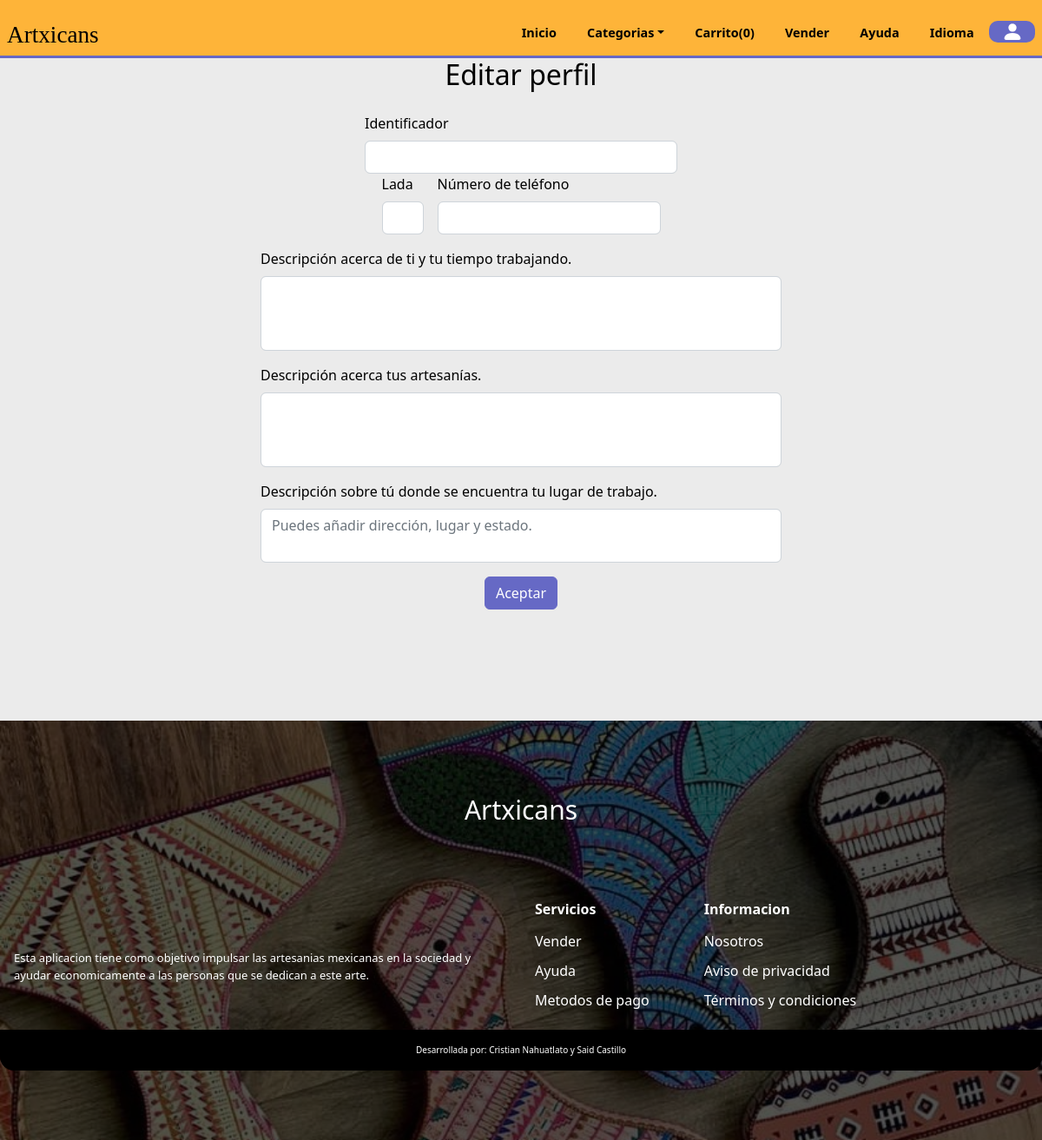
Page /edit-profile.php?id_seller=5 (signed in) on the earlier database version.
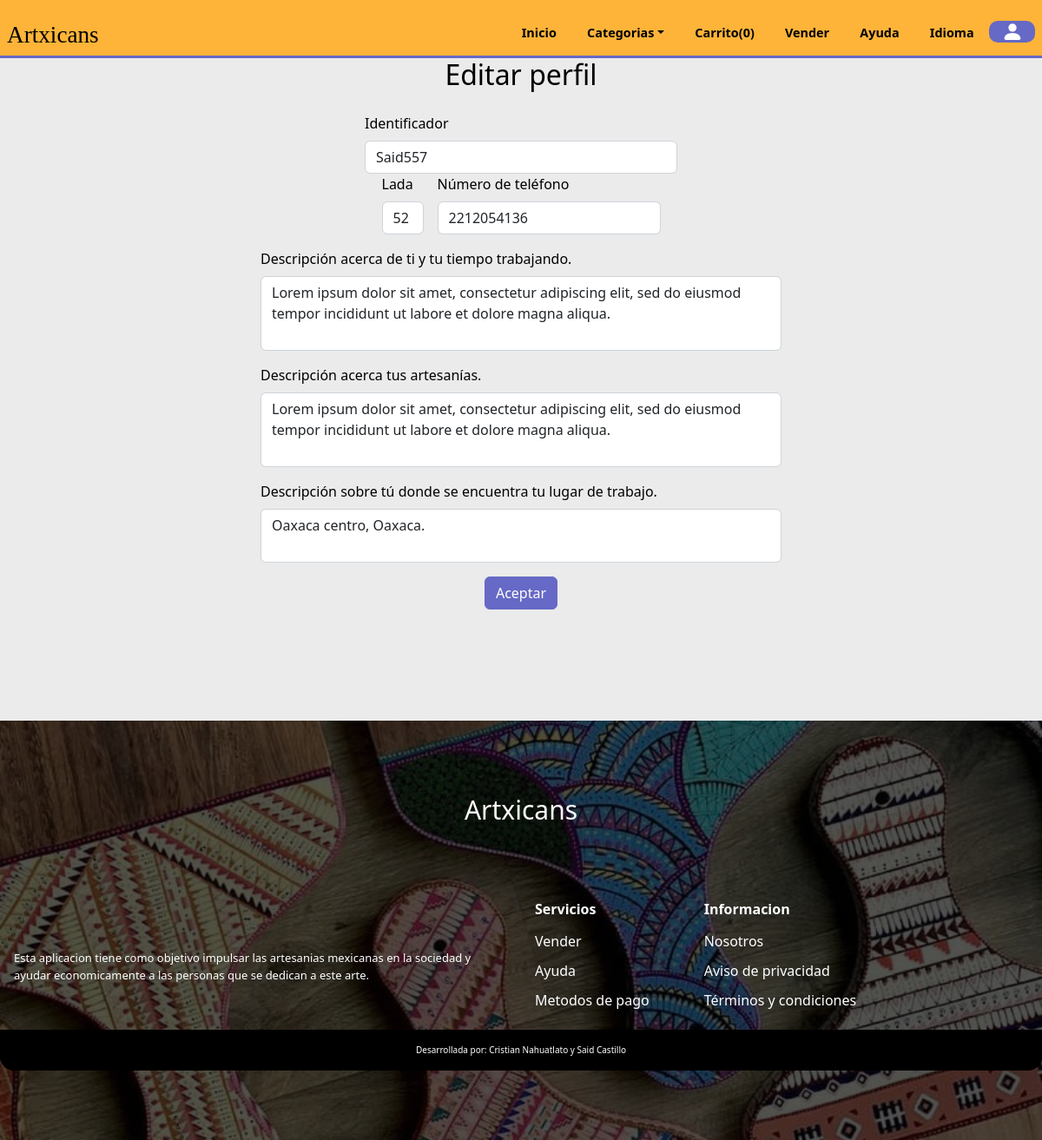
Same page on the later database version.
### tables this page shows
CREATE TABLE `reg_sellers` (
  `IDregseller` int(11) NOT NULL,
  `Nombre` varchar(255) NOT NULL,
  `apellidos` varchar(255) NOT NULL,
  `nickname` varchar(255) NOT NULL,
  `lada` int(4) NOT NULL,
  `telefono` varchar(20) NOT NULL,
  `telefonoref` varchar(20) NOT NULL,
  `domicilio` varchar(255) NOT NULL,
  `postal` varchar(10) NOT NULL,
  `identificador` varchar(255) NOT NULL,
  `solicitud` varchar(50) NOT NULL,
  `ID_registro` int(11) DEFAULT NULL
);

CREATE TABLE `sellers_data` (
  `id_data` int(11) NOT NULL,
  `description` varchar(150) NOT NULL,
  `desc_art` varchar(150) NOT NULL,
  `location` varchar(150) NOT NULL,
  `ID_registro` int(11) DEFAULT NULL
);

### edit-profile.php (the view, shortened to what this page needs)
<?php
    include('./global/conexion.php');
    include('./templates/cabecera.php');
    $seller = $_GET['id_seller'];
    $query = mysqli_query($conn,"SELECT * FROM reg_sellers WHERE ID_registro = $seller");
    $data = mysqli_fetch_array($query);
    $query2 = mysqli_query($conn,"SELECT * FROM sellers_data WHERE ID_registro = $seller");
    $data2 = mysqli_fetch_array($query2);
?>
<section class="edit-profile-seller">
        <h1 align="center">Editar perfil</h1>
    <form action="./helpers/save-data.php?id_seller=<?php echo $seller?>" method="POST" class="form-data">
        <div class="seller-data-1" style="margin-top:1.5rem">
            <div class="mb-3 ">
                <div class="marg-1">
                    <div>
                    <label for="identificador" class="form-label">Identificador</label>
                    <input type="text" class="form-control input-size-1" name="identificador" id="numero" value="<?php echo $data['nickname']?>">
                    </div>
                <div>
                <div class="marg-2">
                    <div>
                        <label for="numero" class="form-label">Lada</label>
                        <input type="text" class="form-control input-size-lada" name="numero" id="numero" value="<?php echo $data['lada']?>">
                    </div>
                    <div>
                        <label for="numero" class="form-label">Número de teléfono</label>
                        <input type="text" class="form-control" name="numero" id="numero" value="<?php echo $data['telefono']?>">
                    </div>
                </div>
            </div>
        </div>
        <div class="seller-data-2" style="margin-top:1rem">
            <div class="mb-3">
                <label for="info-seller" class="form-label">Descripción acerca de ti y tu tiempo trabajando.</label>
                <?php
                    if(empty($data2['description'])){
                ?>
                <textarea class="form-control input-size" name="info-seller" style="resize:none" id="info-seller" rows="3" maxlength="100"></textarea>
                <?php }else{?>
                <textarea class="form-control input-size" name="info-seller" style="resize:none" id="info-seller" rows="3" maxlength="100"><?php echo $data2['description']?></textarea>
                <?php }?>
            </div>
            <div class="mb-3" >
                <label for="info-art" class="form-label">Descripción acerca tus artesanías.</label>
                <?php
                    if(empty($data2['desc_art'])){
                ?>
                <textarea class="form-control input-size" name="info-art" style="resize:none" id="info-art" rows="3" maxlength="100"></textarea>
                <?php }else{?>
                <textarea class="form-control input-size" name="info-art" style="resize:none" id="info-art" rows="3" maxlength="100"><?php echo $data2['desc_art']?></textarea>
                <?php }?>
            </div>
            <div class="mb-3" >
                <label for="info-art" class="form-label">Descripción sobre tú donde se encuentra tu lugar de trabajo.</label>
                <?php
                    if(empty($data2['location'])){
                ?>
                <textarea class="form-control input-size" name="location" style="resize:none" id="info-art" placeholder="Puedes añadir dirección, lugar y estado." rows="2" maxlength="50"></textarea>
                <?php }else{?>
                <textarea class="form-control input-size" name="location" style="resize:none" id="info-art" rows="2" maxlength="50"><?php echo $data2['location']?></textarea>
                <?php }?>
            </div>
        </div>
        <div class="btn-save">
            <input type="submit" class="btn btn-info" name="save-data" value="Aceptar">
    </form>
</section>
<?php
    include('./templates/pie.php');
?>

Differences in the rows shown:
now on this page (row edited): reg_sellers: identificador "Said557", numero "52", numero "2212054136"
now on this page (row edited): sellers_data: info-seller "Lorem ipsum dolor sit amet, consectetur adipiscing elit, sed do eiusmod tempor incididunt ut labore et dolore magna aliqua.", info-art "Lorem ipsum dolor sit amet, consectetur adipiscing elit, sed do eiusmod tempor incididunt ut labore et dolore magna aliqua.", location "Oaxaca centro, Oaxaca."
